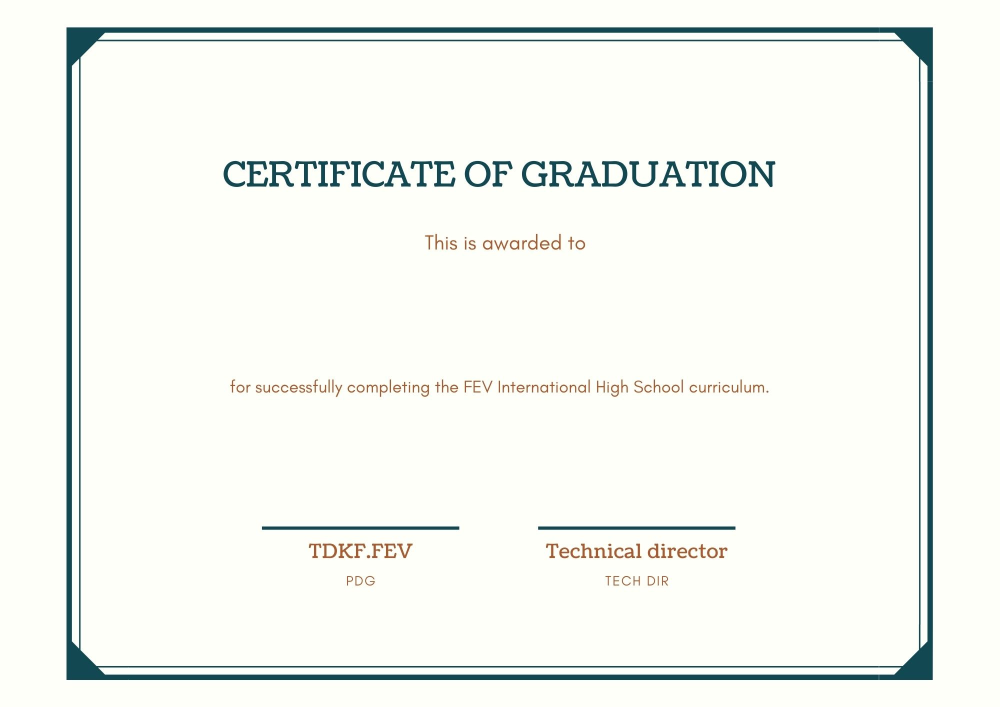
#> input picture generatemani/FEV.jpg, 2000 x 1414 px, found by its file name (shown at 1/2 size)
$ python main.py
#> lines starting #> are read from the running program, lines starting #| are printed output that depends on the picture
### generatemani/openwriteimage.py
from PIL import Image,ImageDraw,ImageFont
from os import path

from pathFile import dirname,dirnameLogo,filenameimage,filenamelogo


def image():
    try: # FileNotFoundError, OSError, IOError
        pathImage = path.join(dirname, filenameimage)  # join folder and filename
        image = Image.open(pathImage)  # open image
#> image is the input picture: PIL image 2000x1414 RGB; mean R, G, B 243.6, 246.4, 240.9

        draw = ImageDraw.Draw(image)
        fontStyle = ImageFont.truetype('Ubuntu-R.ttf', 35)
    except FileNotFoundError:
        print("Exception FileNotFoundError")
    except OSError:
        print("Exception OSError")
    except IOError:
        print("Exception IOError")
    else:
        name = "TIAHA DOUA KEI FRANCK"
        draw.text(xy=(800, 600), text=name, fill=(0, 0, 0), font=fontStyle)
        image.show()
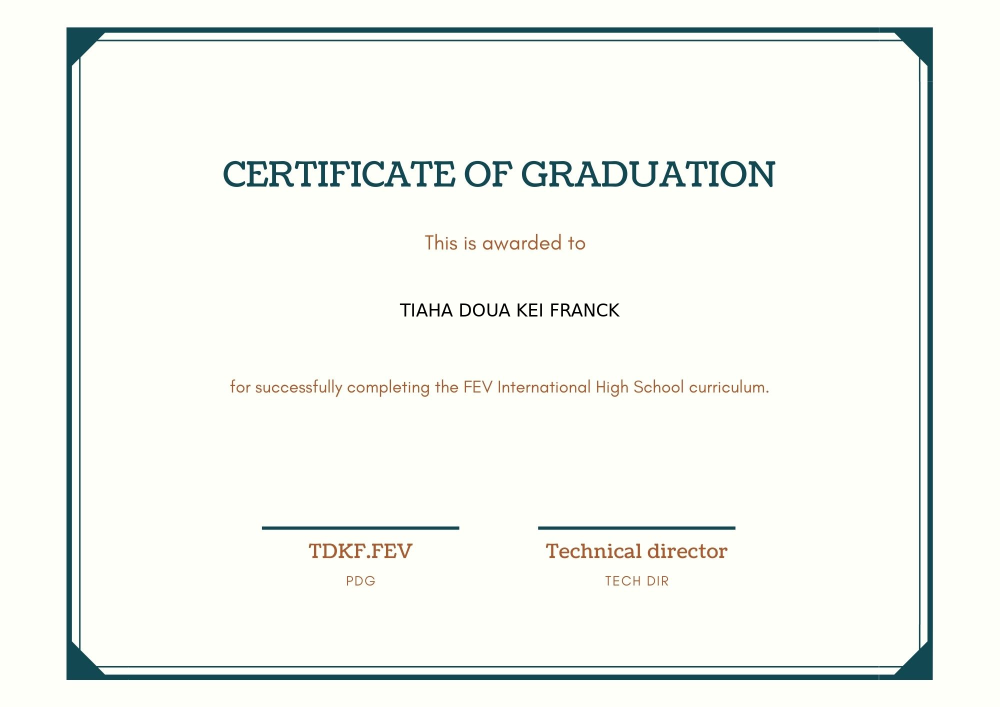
#> shown: PIL image 2000x1414 RGB (shown at 1/2 size); mean R, G, B 243.3, 246.1, 240.6


def enterImag(): # upload image
    pass

def enterName(): # enter le nom diplomé
    pass #input("Entrez le nom du diplomé > ")


#https://note.nkmk.me/en/python-pillow-paste/

### generatemani/main.py
from openwriteimage import image


def main():
    image()


if __name__ =="__main__":
    main()


#https://www.canva.com/design/DAEJC1N-zd4/X7CgJYoeR_a5N_mSxcPxzw/edit?category=tACZCk6N0I4

#https://towardsdatascience.com/generate-qrcode-with-python-in-5-lines-42eda283f325
#https://code-maven.com/create-images-with-python-pil-pillow
#https://haptik.ai/tech/putting-text-on-image-using-python/
#https://www.geeksforgeeks.org/working-images-python/

#https://stackoverflow.com/questions/47694421/pil-issue-oserror-cannot-open-resource/51589288

#pdf
#https://realpython.com/pdf-python/
